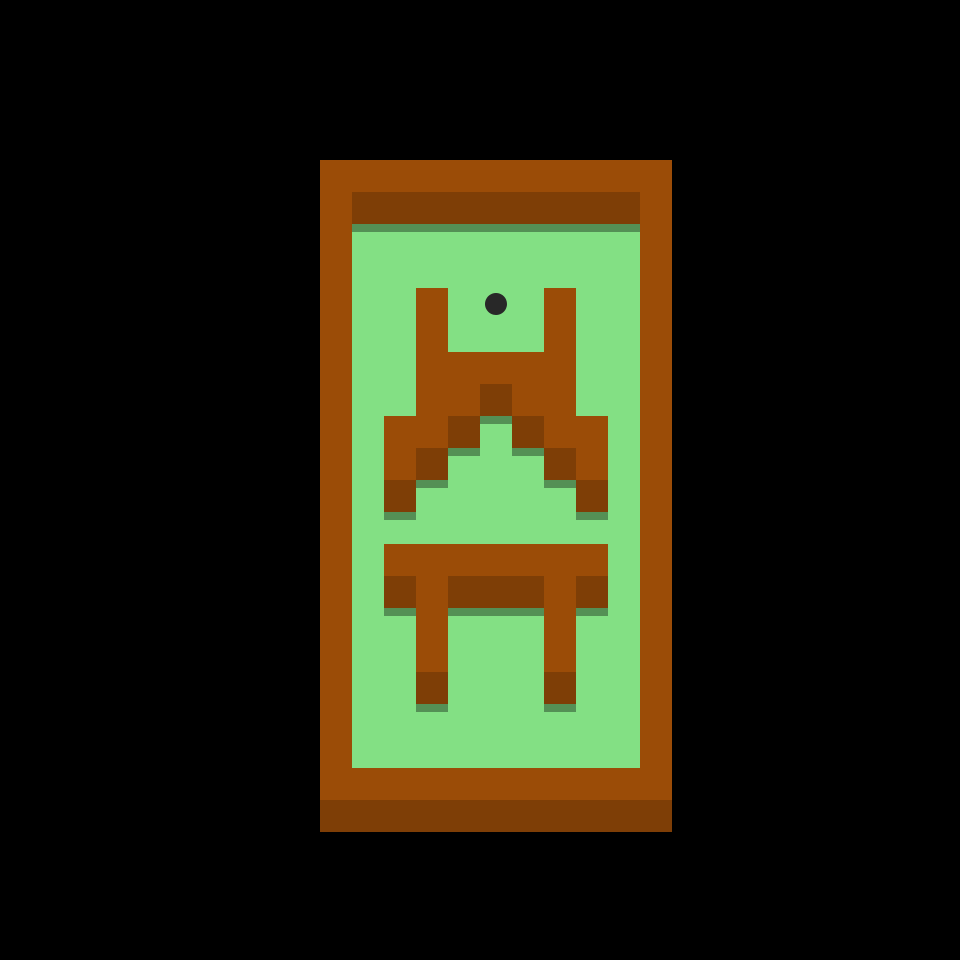

Tiled map render using the project's own tile images. Description and the whole map definition, tile-layer contents included, below:
An orthogonal 30x30 tile map with 32x32 px tiles, 4 tile layers (ground, hole, shadows, walls).

<map version="1.5" tiledversion="1.7.0" orientation="orthogonal" renderorder="right-down" width="30" height="30" tilewidth="32" tileheight="32" infinite="0" nextlayerid="8" nextobjectid="1">
 <tileset firstgid="1" source="square.tsx" />
 <layer id="5" name="ground" width="30" height="30">
  <data encoding="csv">
0,0,0,0,0,0,0,0,0,0,0,0,0,0,0,0,0,0,0,0,0,0,0,0,0,0,0,0,0,0,
0,0,0,0,0,0,0,0,0,0,0,0,0,0,0,0,0,0,0,0,0,0,0,0,0,0,0,0,0,0,
0,0,0,0,0,0,0,0,0,0,0,0,0,0,0,0,0,0,0,0,0,0,0,0,0,0,0,0,0,0,
0,0,0,0,0,0,0,0,0,0,0,0,0,0,0,0,0,0,0,0,0,0,0,0,0,0,0,0,0,0,
0,0,0,0,0,0,0,0,0,0,0,0,0,0,0,0,0,0,0,0,0,0,0,0,0,0,0,0,0,0,
0,0,0,0,0,0,0,0,0,0,2,2,2,2,2,2,2,2,2,2,2,0,0,0,0,0,0,0,0,0,
0,0,0,0,0,0,0,0,0,0,2,2,2,2,2,2,2,2,2,2,2,0,0,0,0,0,0,0,0,0,
0,0,0,0,0,0,0,0,0,0,2,2,2,2,2,2,2,2,2,2,2,0,0,0,0,0,0,0,0,0,
0,0,0,0,0,0,0,0,0,0,2,2,2,2,2,2,2,2,2,2,2,0,0,0,0,0,0,0,0,0,
0,0,0,0,0,0,0,0,0,0,2,2,2,2,2,2,2,2,2,2,2,0,0,0,0,0,0,0,0,0,
0,0,0,0,0,0,0,0,0,0,2,2,2,2,2,2,2,2,2,2,2,0,0,0,0,0,0,0,0,0,
0,0,0,0,0,0,0,0,0,0,2,2,2,2,2,2,2,2,2,2,2,0,0,0,0,0,0,0,0,0,
0,0,0,0,0,0,0,0,0,0,2,2,2,2,2,2,2,2,2,2,2,0,0,0,0,0,0,0,0,0,
0,0,0,0,0,0,0,0,0,0,2,2,2,2,2,2,2,2,2,2,2,0,0,0,0,0,0,0,0,0,
0,0,0,0,0,0,0,0,0,0,2,2,2,2,2,2,2,2,2,2,2,0,0,0,0,0,0,0,0,0,
0,0,0,0,0,0,0,0,0,0,2,2,2,2,2,2,2,2,2,2,2,0,0,0,0,0,0,0,0,0,
0,0,0,0,0,0,0,0,0,0,2,2,2,2,2,2,2,2,2,2,2,0,0,0,0,0,0,0,0,0,
0,0,0,0,0,0,0,0,0,0,2,2,2,2,2,2,2,2,2,2,2,0,0,0,0,0,0,0,0,0,
0,0,0,0,0,0,0,0,0,0,2,2,2,2,2,2,2,2,2,2,2,0,0,0,0,0,0,0,0,0,
0,0,0,0,0,0,0,0,0,0,2,2,2,2,2,2,2,2,2,2,2,0,0,0,0,0,0,0,0,0,
0,0,0,0,0,0,0,0,0,0,2,2,2,2,2,2,2,2,2,2,2,0,0,0,0,0,0,0,0,0,
0,0,0,0,0,0,0,0,0,0,2,2,2,2,2,2,2,2,2,2,2,0,0,0,0,0,0,0,0,0,
0,0,0,0,0,0,0,0,0,0,2,2,2,2,2,2,2,2,2,2,2,0,0,0,0,0,0,0,0,0,
0,0,0,0,0,0,0,0,0,0,2,2,2,2,2,2,2,2,2,2,2,0,0,0,0,0,0,0,0,0,
0,0,0,0,0,0,0,0,0,0,2,2,2,2,2,2,2,2,2,2,2,0,0,0,0,0,0,0,0,0,
0,0,0,0,0,0,0,0,0,0,0,0,0,0,0,0,0,0,0,0,0,0,0,0,0,0,0,0,0,0,
0,0,0,0,0,0,0,0,0,0,0,0,0,0,0,0,0,0,0,0,0,0,0,0,0,0,0,0,0,0,
0,0,0,0,0,0,0,0,0,0,0,0,0,0,0,0,0,0,0,0,0,0,0,0,0,0,0,0,0,0,
0,0,0,0,0,0,0,0,0,0,0,0,0,0,0,0,0,0,0,0,0,0,0,0,0,0,0,0,0,0,
0,0,0,0,0,0,0,0,0,0,0,0,0,0,0,0,0,0,0,0,0,0,0,0,0,0,0,0,0,0
</data>
 </layer>
 <layer id="7" name="hole" width="30" height="30">
  <data encoding="csv">
0,0,0,0,0,0,0,0,0,0,0,0,0,0,0,0,0,0,0,0,0,0,0,0,0,0,0,0,0,0,
0,0,0,0,0,0,0,0,0,0,0,0,0,0,0,0,0,0,0,0,0,0,0,0,0,0,0,0,0,0,
0,0,0,0,0,0,0,0,0,0,0,0,0,0,0,0,0,0,0,0,0,0,0,0,0,0,0,0,0,0,
0,0,0,0,0,0,0,0,0,0,0,0,0,0,0,0,0,0,0,0,0,0,0,0,0,0,0,0,0,0,
0,0,0,0,0,0,0,0,0,0,0,0,0,0,0,0,0,0,0,0,0,0,0,0,0,0,0,0,0,0,
0,0,0,0,0,0,0,0,0,0,0,0,0,0,0,0,0,0,0,0,0,0,0,0,0,0,0,0,0,0,
0,0,0,0,0,0,0,0,0,0,0,0,0,0,0,0,0,0,0,0,0,0,0,0,0,0,0,0,0,0,
0,0,0,0,0,0,0,0,0,0,0,0,0,0,0,0,0,0,0,0,0,0,0,0,0,0,0,0,0,0,
0,0,0,0,0,0,0,0,0,0,0,0,0,0,0,0,0,0,0,0,0,0,0,0,0,0,0,0,0,0,
0,0,0,0,0,0,0,0,0,0,0,0,0,0,0,6,0,0,0,0,0,0,0,0,0,0,0,0,0,0,
0,0,0,0,0,0,0,0,0,0,0,0,0,0,0,0,0,0,0,0,0,0,0,0,0,0,0,0,0,0,
0,0,0,0,0,0,0,0,0,0,0,0,0,0,0,0,0,0,0,0,0,0,0,0,0,0,0,0,0,0,
0,0,0,0,0,0,0,0,0,0,0,0,0,0,0,0,0,0,0,0,0,0,0,0,0,0,0,0,0,0,
0,0,0,0,0,0,0,0,0,0,0,0,0,0,0,0,0,0,0,0,0,0,0,0,0,0,0,0,0,0,
0,0,0,0,0,0,0,0,0,0,0,0,0,0,0,0,0,0,0,0,0,0,0,0,0,0,0,0,0,0,
0,0,0,0,0,0,0,0,0,0,0,0,0,0,0,0,0,0,0,0,0,0,0,0,0,0,0,0,0,0,
0,0,0,0,0,0,0,0,0,0,0,0,0,0,0,0,0,0,0,0,0,0,0,0,0,0,0,0,0,0,
0,0,0,0,0,0,0,0,0,0,0,0,0,0,0,0,0,0,0,0,0,0,0,0,0,0,0,0,0,0,
0,0,0,0,0,0,0,0,0,0,0,0,0,0,0,0,0,0,0,0,0,0,0,0,0,0,0,0,0,0,
0,0,0,0,0,0,0,0,0,0,0,0,0,0,0,0,0,0,0,0,0,0,0,0,0,0,0,0,0,0,
0,0,0,0,0,0,0,0,0,0,0,0,0,0,0,0,0,0,0,0,0,0,0,0,0,0,0,0,0,0,
0,0,0,0,0,0,0,0,0,0,0,0,0,0,0,0,0,0,0,0,0,0,0,0,0,0,0,0,0,0,
0,0,0,0,0,0,0,0,0,0,0,0,0,0,0,0,0,0,0,0,0,0,0,0,0,0,0,0,0,0,
0,0,0,0,0,0,0,0,0,0,0,0,0,0,0,0,0,0,0,0,0,0,0,0,0,0,0,0,0,0,
0,0,0,0,0,0,0,0,0,0,0,0,0,0,0,0,0,0,0,0,0,0,0,0,0,0,0,0,0,0,
0,0,0,0,0,0,0,0,0,0,0,0,0,0,0,0,0,0,0,0,0,0,0,0,0,0,0,0,0,0,
0,0,0,0,0,0,0,0,0,0,0,0,0,0,0,0,0,0,0,0,0,0,0,0,0,0,0,0,0,0,
0,0,0,0,0,0,0,0,0,0,0,0,0,0,0,0,0,0,0,0,0,0,0,0,0,0,0,0,0,0,
0,0,0,0,0,0,0,0,0,0,0,0,0,0,0,0,0,0,0,0,0,0,0,0,0,0,0,0,0,0,
0,0,0,0,0,0,0,0,0,0,0,0,0,0,0,0,0,0,0,0,0,0,0,0,0,0,0,0,0,0
</data>
 </layer>
 <layer id="4" name="shadows" width="30" height="30" opacity="0.9">
  <data encoding="csv">
0,0,0,0,0,0,0,0,0,0,0,0,0,0,0,0,0,0,0,0,0,0,0,0,0,0,0,0,0,0,
0,0,0,0,0,0,0,0,0,0,0,0,0,0,0,0,0,0,0,0,0,0,0,0,0,0,0,0,0,0,
0,0,0,0,0,0,0,0,0,0,0,0,0,0,0,0,0,0,0,0,0,0,0,0,0,0,0,0,0,0,
0,0,0,0,0,0,0,0,0,0,0,0,0,0,0,0,0,0,0,0,0,0,0,0,0,0,0,0,0,0,
0,0,0,0,0,0,0,0,0,0,0,0,0,0,0,0,0,0,0,0,0,0,0,0,0,0,0,0,0,0,
0,0,0,0,0,0,0,0,0,0,0,0,0,0,0,0,0,0,0,0,0,0,0,0,0,0,0,0,0,0,
0,0,0,0,0,0,0,0,0,0,0,0,0,0,0,0,0,0,0,0,0,0,0,0,0,0,0,0,0,0,
0,0,0,0,0,0,0,0,0,0,0,5,5,5,5,5,5,5,5,5,0,0,0,0,0,0,0,0,0,0,
0,0,0,0,0,0,0,0,0,0,0,0,0,0,0,0,0,0,0,0,0,0,0,0,0,0,0,0,0,0,
0,0,0,0,0,0,0,0,0,0,0,0,0,0,0,0,0,0,0,0,0,0,0,0,0,0,0,0,0,0,
0,0,0,0,0,0,0,0,0,0,0,0,0,0,0,0,0,0,0,0,0,0,0,0,0,0,0,0,0,0,
0,0,0,0,0,0,0,0,0,0,0,0,0,0,0,0,0,0,0,0,0,0,0,0,0,0,0,0,0,0,
0,0,0,0,0,0,0,0,0,0,0,0,0,0,0,0,0,0,0,0,0,0,0,0,0,0,0,0,0,0,
0,0,0,0,0,0,0,0,0,0,0,0,0,0,0,5,0,0,0,0,0,0,0,0,0,0,0,0,0,0,
0,0,0,0,0,0,0,0,0,0,0,0,0,0,5,0,5,0,0,0,0,0,0,0,0,0,0,0,0,0,
0,0,0,0,0,0,0,0,0,0,0,0,0,5,0,0,0,5,0,0,0,0,0,0,0,0,0,0,0,0,
0,0,0,0,0,0,0,0,0,0,0,0,5,0,0,0,0,0,5,0,0,0,0,0,0,0,0,0,0,0,
0,0,0,0,0,0,0,0,0,0,0,0,0,0,0,0,0,0,0,0,0,0,0,0,0,0,0,0,0,0,
0,0,0,0,0,0,0,0,0,0,0,0,0,0,0,0,0,0,0,0,0,0,0,0,0,0,0,0,0,0,
0,0,0,0,0,0,0,0,0,0,0,0,5,0,5,5,5,0,5,0,0,0,0,0,0,0,0,0,0,0,
0,0,0,0,0,0,0,0,0,0,0,0,0,0,0,0,0,0,0,0,0,0,0,0,0,0,0,0,0,0,
0,0,0,0,0,0,0,0,0,0,0,0,0,0,0,0,0,0,0,0,0,0,0,0,0,0,0,0,0,0,
0,0,0,0,0,0,0,0,0,0,0,0,0,5,0,0,0,5,0,0,0,0,0,0,0,0,0,0,0,0,
0,0,0,0,0,0,0,0,0,0,0,0,0,0,0,0,0,0,0,0,0,0,0,0,0,0,0,0,0,0,
0,0,0,0,0,0,0,0,0,0,0,0,0,0,0,0,0,0,0,0,0,0,0,0,0,0,0,0,0,0,
0,0,0,0,0,0,0,0,0,0,0,0,0,0,0,0,0,0,0,0,0,0,0,0,0,0,0,0,0,0,
0,0,0,0,0,0,0,0,0,0,5,5,5,5,5,5,5,5,5,5,5,0,0,0,0,0,0,0,0,0,
0,0,0,0,0,0,0,0,0,0,0,0,0,0,0,0,0,0,0,0,0,0,0,0,0,0,0,0,0,0,
0,0,0,0,0,0,0,0,0,0,0,0,0,0,0,0,0,0,0,0,0,0,0,0,0,0,0,0,0,0,
0,0,0,0,0,0,0,0,0,0,0,0,0,0,0,0,0,0,0,0,0,0,0,0,0,0,0,0,0,0
</data>
 </layer>
 <layer id="6" name="walls" width="30" height="30">
  <data encoding="csv">
0,0,0,0,0,0,0,0,0,0,0,0,0,0,0,0,0,0,0,0,0,0,0,0,0,0,0,0,0,0,
0,0,0,0,0,0,0,0,0,0,0,0,0,0,0,0,0,0,0,0,0,0,0,0,0,0,0,0,0,0,
0,0,0,0,0,0,0,0,0,0,0,0,0,0,0,0,0,0,0,0,0,0,0,0,0,0,0,0,0,0,
0,0,0,0,0,0,0,0,0,0,0,0,0,0,0,0,0,0,0,0,0,0,0,0,0,0,0,0,0,0,
0,0,0,0,0,0,0,0,0,0,0,0,0,0,0,0,0,0,0,0,0,0,0,0,0,0,0,0,0,0,
0,0,0,0,0,0,0,0,0,0,4,4,4,4,4,4,4,4,4,4,4,0,0,0,0,0,0,0,0,0,
0,0,0,0,0,0,0,0,0,0,4,3,3,3,3,3,3,3,3,3,4,0,0,0,0,0,0,0,0,0,
0,0,0,0,0,0,0,0,0,0,4,0,0,0,0,0,0,0,0,0,4,0,0,0,0,0,0,0,0,0,
0,0,0,0,0,0,0,0,0,0,4,0,0,0,0,0,0,0,0,0,4,0,0,0,0,0,0,0,0,0,
0,0,0,0,0,0,0,0,0,0,4,0,0,4,0,0,0,4,0,0,4,0,0,0,0,0,0,0,0,0,
0,0,0,0,0,0,0,0,0,0,4,0,0,4,0,0,0,4,0,0,4,0,0,0,0,0,0,0,0,0,
0,0,0,0,0,0,0,0,0,0,4,0,0,4,4,4,4,4,0,0,4,0,0,0,0,0,0,0,0,0,
0,0,0,0,0,0,0,0,0,0,4,0,0,4,4,3,4,4,0,0,4,0,0,0,0,0,0,0,0,0,
0,0,0,0,0,0,0,0,0,0,4,0,4,4,3,0,3,4,4,0,4,0,0,0,0,0,0,0,0,0,
0,0,0,0,0,0,0,0,0,0,4,0,4,3,0,0,0,3,4,0,4,0,0,0,0,0,0,0,0,0,
0,0,0,0,0,0,0,0,0,0,4,0,3,0,0,0,0,0,3,0,4,0,0,0,0,0,0,0,0,0,
0,0,0,0,0,0,0,0,0,0,4,0,0,0,0,0,0,0,0,0,4,0,0,0,0,0,0,0,0,0,
0,0,0,0,0,0,0,0,0,0,4,0,4,4,4,4,4,4,4,0,4,0,0,0,0,0,0,0,0,0,
0,0,0,0,0,0,0,0,0,0,4,0,3,4,3,3,3,4,3,0,4,0,0,0,0,0,0,0,0,0,
0,0,0,0,0,0,0,0,0,0,4,0,0,4,0,0,0,4,0,0,4,0,0,0,0,0,0,0,0,0,
0,0,0,0,0,0,0,0,0,0,4,0,0,4,0,0,0,4,0,0,4,0,0,0,0,0,0,0,0,0,
0,0,0,0,0,0,0,0,0,0,4,0,0,3,0,0,0,3,0,0,4,0,0,0,0,0,0,0,0,0,
0,0,0,0,0,0,0,0,0,0,4,0,0,0,0,0,0,0,0,0,4,0,0,0,0,0,0,0,0,0,
0,0,0,0,0,0,0,0,0,0,4,0,0,0,0,0,0,0,0,0,4,0,0,0,0,0,0,0,0,0,
0,0,0,0,0,0,0,0,0,0,4,4,4,4,4,4,4,4,4,4,4,0,0,0,0,0,0,0,0,0,
0,0,0,0,0,0,0,0,0,0,3,3,3,3,3,3,3,3,3,3,3,0,0,0,0,0,0,0,0,0,
0,0,0,0,0,0,0,0,0,0,0,0,0,0,0,0,0,0,0,0,0,0,0,0,0,0,0,0,0,0,
0,0,0,0,0,0,0,0,0,0,0,0,0,0,0,0,0,0,0,0,0,0,0,0,0,0,0,0,0,0,
0,0,0,0,0,0,0,0,0,0,0,0,0,0,0,0,0,0,0,0,0,0,0,0,0,0,0,0,0,0,
0,0,0,0,0,0,0,0,0,0,0,0,0,0,0,0,0,0,0,0,0,0,0,0,0,0,0,0,0,0
</data>
 </layer>
</map>
